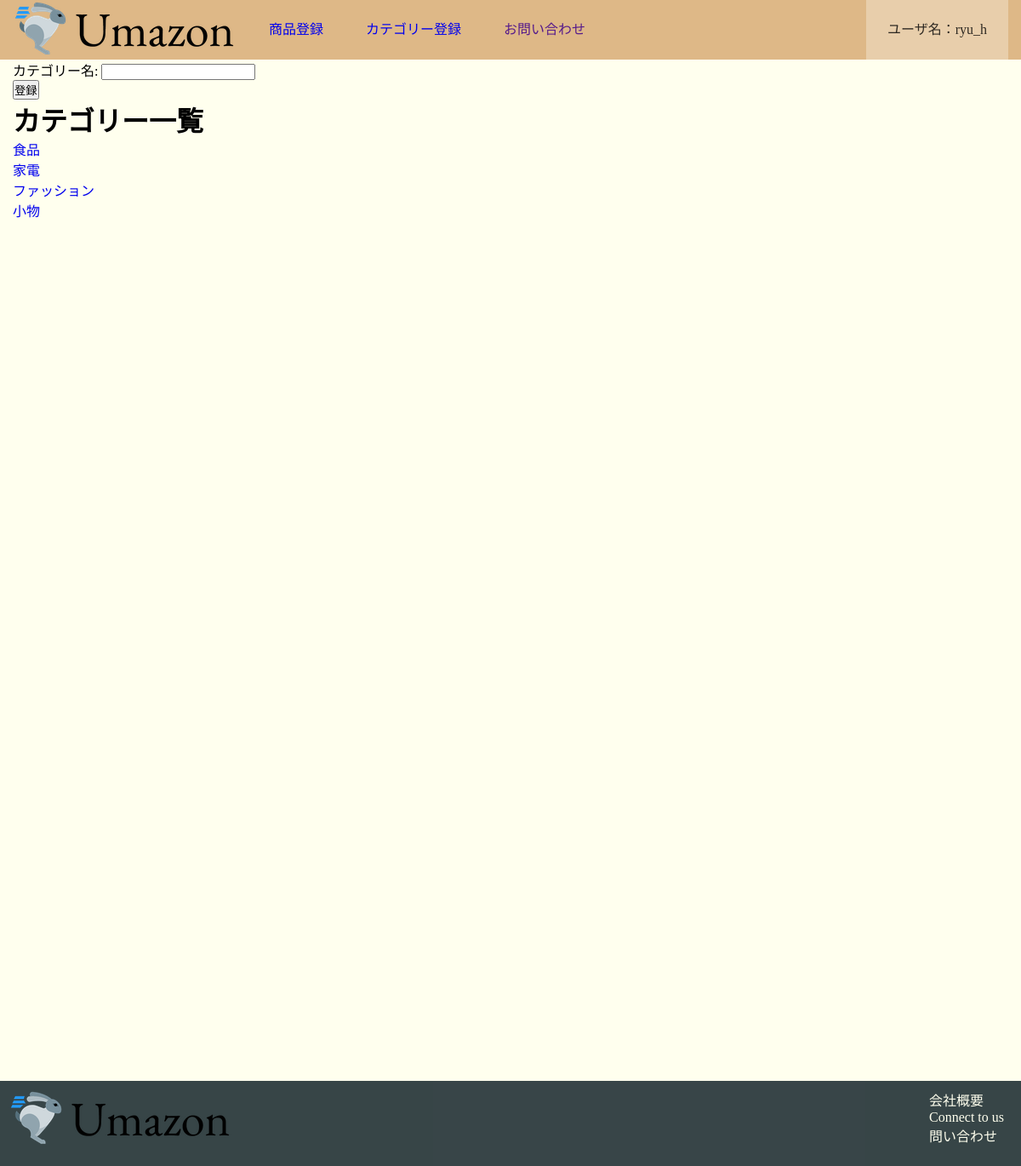
The page /category/post/ (signed in) on the database its author committed.
### product/models.py (models this page shows, shortened)
class Category(models.Model):
    name = models.CharField("カテゴリー名", max_length=32)

### category/views.py (the view)
# urls.py: path('category/post/',category.views.category_post,name='category_post'),
def category_post(request):
    if request.user.has_perm('accounts.admin'):
        if request.method =='POST':
            form = CategoryPostForm(request.POST)
            if form.is_valid():
                form.save()
        else:
            form = CategoryPostForm(None)
        category=Category.objects.all()
        return TemplateResponse(request,'category/category_post.html',{'form':form,'category':category})
    else:
        return TemplateResponse(request,'top/toppage.html')

### category/forms.py
class CategoryPostForm(forms.ModelForm):
    class Meta:
        model = Category
        fields = (
            'name',
        )

### category/templates/category/category_post.html (shortened to what this page needs)
{% extends '../base.html' %}
{% block content %}
<div class=container>
    <form method="post">
        {{form.as_p}}
        <input type="submit" value="登録">
    </form>
    <h1>カテゴリー一覧</h1>
    <ul>
        {%for cate in category%}
        <li><a href="{% url 'category_edit' cate.id %}">{{ cate.name }}</a></li>
        {%endfor%}
    </ul>
</div>
{% endblock %}

### templates/base.html (shortened to what this page needs)
{% load static %}
<html lang="en">
<head>
    <link rel="stylesheet" href="{% static 'css\style.css' %}" type="text/css">
</head>
<body>
    <header>
        <div class="container">
            <div class="header-logo">
                <a href="{% url 'toppage' %}"><img src="{% static 'image\Primary_logo.png' %}" alt=""></a>
            </div>
            <div class="header-list">
                {%if perms.accounts.admin %}
                <a href="{% url 'product_post' %}">商品登録</a>
                <a href="{% url 'category_post' %}">カテゴリー登録</a>
                {% endif %}
                <a href="">お問い合わせ</a>
            </div>
            <div class="account_list">
                {% if user.is_authenticated %}
                <div class="hover-activate">
                    <a class="btn">ユーザ名：{{ user.get_username }}</a>
                </div>
                {% else %}
                <a href="{% url 'account:logout' %}" class="btn login">ログイン</a>
                {% endif %}
            </div>
        </div>
    </header>
    <main>
        {% block content %}
        {% endblock %}
    </main>
    <footer>
        <div class="foot-logo">
            <a href="{% url 'toppage' %}"><img src="{% static 'image\Primary_logo.png' %}" alt=""></a>
        </div>
        <div class="foot-list">
            <ul>
                <li>会社概要</li>
                <li>Connect to us</li>
                <li>問い合わせ</li>
            </ul>
        </div>
    </footer>
</body>
</html>

### static/css/style.css (style rules this page uses)
* { margin:0; padding:0; }
body { margin: 0; font-family: "Hiragino Kaku Gothic ProN"; }
a { text-decoration: none; }
header { background-color: burlywood; height: 70px; width: 100%; }
.container { width: 1170px; padding: 0 15px; margin: 0 auto; }
.header-logo { float: left; padding-right: 10px; }
.account_list { float: right; background-color: rgba(255, 255, 255, 0.3); transition:all 0.5s; }
.account_list a { line-height:70px; padding:0 25px; color:black; display:block; }
.header-list a { line-height:70px; float: left; padding: 0 25px; }
.btn { padding: 8px 24px; color: white; opacity: 0.8; border-radius:4px; }
main { height:1200px; background-color:#FFFFEE; }
li { list-style:none; }
footer { background-color: rgba(34, 49, 52, 0.9); height: 100px; width: 100%; }
.foot-logo { float: left; padding: 10px; }
.foot-list { float: right; padding: 10px 10px; }
.foot-list li { color: #FFFFEE; padding: 0 10px; }

### rows shown on the page
Category: name "食品"
Category: name "家電"
Category: name "ファッション"
Category: name "小物"

### other values the page prints
{{ user.get_username }} "ryu_h"
